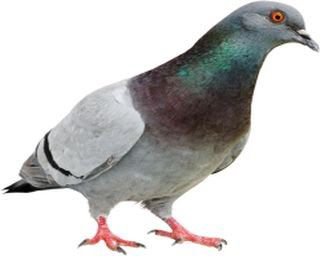
#> input picture Pattern Recognition/queryimage.png, 320 x 256 px
$ python pr_a1_1.py
#> lines starting #> are read from the running program, lines starting #| are printed output that depends on the picture; long printed decimals are rounded
import numpy as np
import matplotlib.pyplot as plt
import cv2

q = cv2.imread("queryimage.png")
#> q is the input picture: shape (256, 320, 3); mean B, G, R 201.1, 202, 203.2
r1 = cv2.imread("refimage1.png")
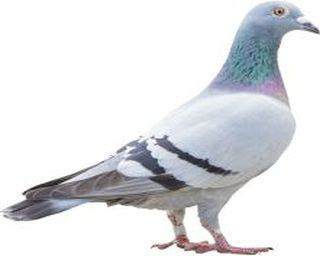
#> input picture Pattern Recognition/refimage1.png, 320 x 256 px
#> r1 is the input picture: shape (256, 320, 3); mean B, G, R 227.7, 224.7, 223.4
r2 = cv2.imread("refimage2.png")
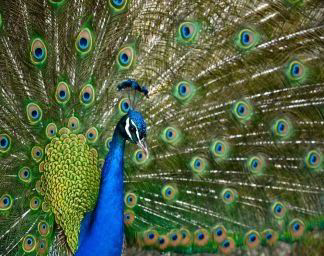
#> input picture Pattern Recognition/refimage2.png, 324 x 256 px
#> r2 is the input picture: shape (256, 324, 3); mean B, G, R 65, 98, 82.4
q = cv2.cvtColor(q, cv2.COLOR_BGR2RGB)
r1 = cv2.cvtColor(r1, cv2.COLOR_BGR2RGB)
r2 = cv2.cvtColor(r2, cv2.COLOR_BGR2RGB)

plt.subplot(1, 3, 1)
plt.imshow(q)
plt.title("Query Image")
plt.subplot(1, 3, 2)
plt.imshow(r1)
plt.title("Reference Image 1")
plt.subplot(1, 3, 3)
plt.imshow(r2)
plt.title("Reference Image 2")
plt.show()
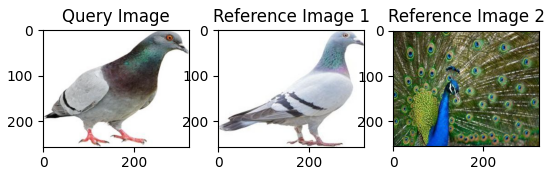
#> figure drawn by matplotlib, 3 panels

q_hist = cv2.calcHist([q], [0], None, [256], [0, 256])
#> q_hist = 256 values, max 44866 at index 255, min 3 at index 1, mean 320
r1_hist = cv2.calcHist([r1], [0], None, [256], [0, 256])
#> r1_hist = 256 values, max 47422 at index 255, min 0 at index 0, mean 320
r2_hist = cv2.calcHist([r2], [0], None, [256], [0, 256])
#> r2_hist = 256 values, max 1402 at index 0, min 2 at index 252, mean 324

plt.plot(q_hist)
plt.title("Query Image Histogram")
plt.show()
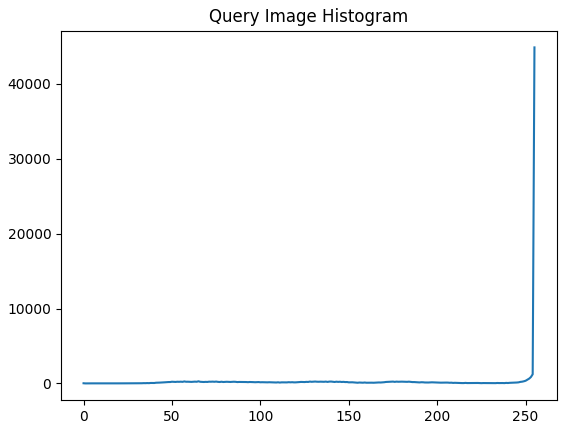
#> figure drawn by matplotlib, 1 panel; curve peaks at x = 255, y = 44866

plt.plot(r1_hist)
plt.title("Reference Image 1 Histogram")
plt.show()
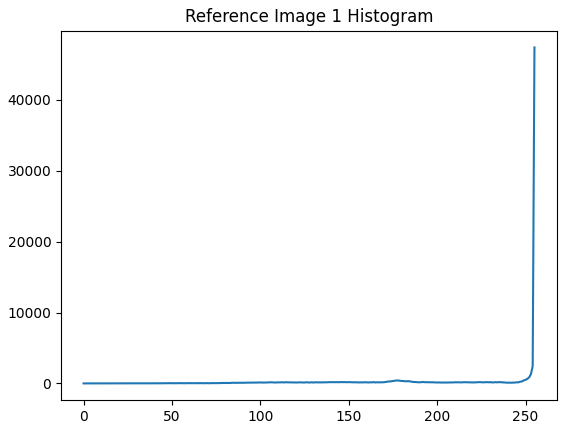
#> figure drawn by matplotlib, 1 panel; curve peaks at x = 255, y = 47422

plt.plot(r2_hist)
plt.title("Reference Image 2 Histogram")
plt.show()
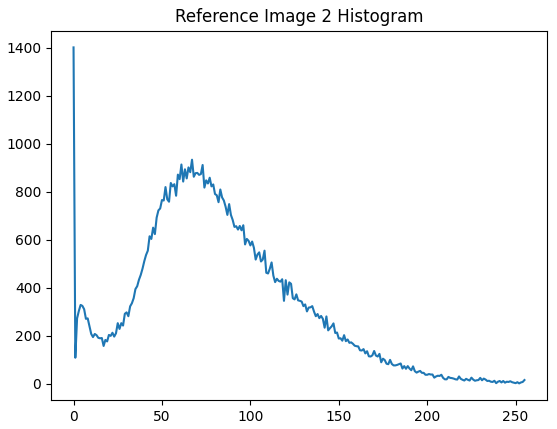
#> figure drawn by matplotlib, 1 panel; curve peaks at x = 0, y = 1402


def bhattacharyyaDistance(H1, H2):
    return -np.log(np.sum(np.sqrt(H1*H2)))


q_hist = q_hist/np.sum(q_hist)
#> q_hist = 256 values, max 0.548 at index 255, min 3.66e-05 at index 1, mean 0.00391
r1_hist = r1_hist/np.sum(r1_hist)
#> r1_hist = 256 values, max 0.579 at index 255, min 0 at index 0, mean 0.00391
r2_hist = r2_hist/np.sum(r2_hist)
#> r2_hist = 256 values, max 0.0169 at index 0, min 2.41e-05 at index 252, mean 0.00391

r1_distance = bhattacharyyaDistance(q_hist, r1_hist)
#> r1_distance = 0.0333
print("The distance between query image and reference image 1 using bhattacharyya distance is ", r1_distance)
#| The distance between query image and reference image 1 using bhattacharyya distance is  0.03328

r2_distance = bhattacharyyaDistance(q_hist, r2_hist)
#> r2_distance = 0.543
print("The distance between query image and reference image 2 using bhattacharyya distance is ", r2_distance)
#| The distance between query image and reference image 2 using bhattacharyya distance is  0.5426
